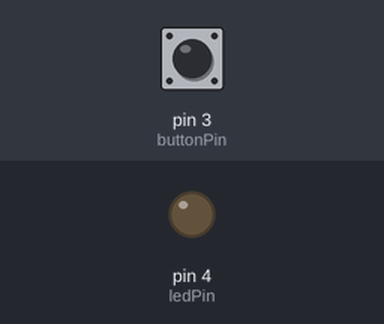
A sketch run on a simulated Arduino Uno, built with avr-gcc and run on an emulated ATmega328P. Shown: output pins drawn as LEDs (lit = HIGH). The inputs (shaded band) are chosen by the test bench; at power-on: pin 3 (buttonPin) LOW.

Above: at 1.2 s.
1.3 s: pin 3 (buttonPin) pulled HIGH for 3.2 s
At 5.8 s:
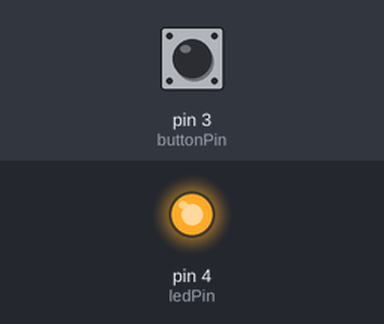
6.3 s: pin 3 (buttonPin) pulled HIGH for 0.15 s
At 7.3 s:
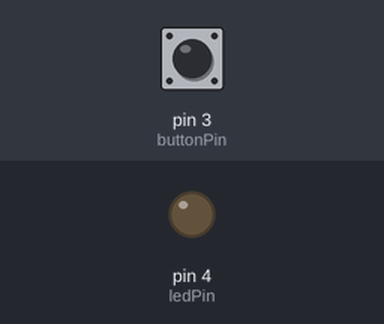
Timing chart, 0 to 9.3 s (numbered marks = the images above; inputs shaded):
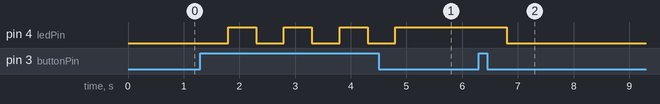

The sketch:

aula2.ino
```cpp
// set pinos
const int buttonPin = 3; // número do pino pushbutton
const int ledPin = 4; // número do pino LED

// set variables
int estado = 0; // variável para leitura do pushbutton
int guarda_estado = LOW; // variável para armazenar valores do pushbutton

void setup() {
  // define o pino do Led como saída do Arduino
  pinMode(ledPin, OUTPUT);

  // define pino do pushbutton como entrada do Arduino:
  pinMode(buttonPin, INPUT);
}

void loop(){
  // le o estado pushbutton: ligado (HIGH) ou desligado (LOW)
  estado = digitalRead(buttonPin);

  // verifica se o botão (pushbutton) está pressionado
  if (estado == HIGH) {
    // inverte valor da variável variable_buttonEstado
    guarda_estado = !guarda_estado;

    //esperera o tempo de 500ms para evitar
    delay(500);
  }

  if (guarda_estado == HIGH) {
    // liga o led
    digitalWrite(ledPin, HIGH);
  }
  else {
    digitalWrite(ledPin, LOW);
  }
}
```

Measured:
- after the input at 1.3 s, pin 4 (ledPin): alternates HIGH for 0.50 s and LOW for 0.50 s, 7 changes in all, then stays HIGH, starting after 0.50 s
- after the input at 6.3 s, pin 4 (ledPin): HIGH → LOW after 0.50 s
